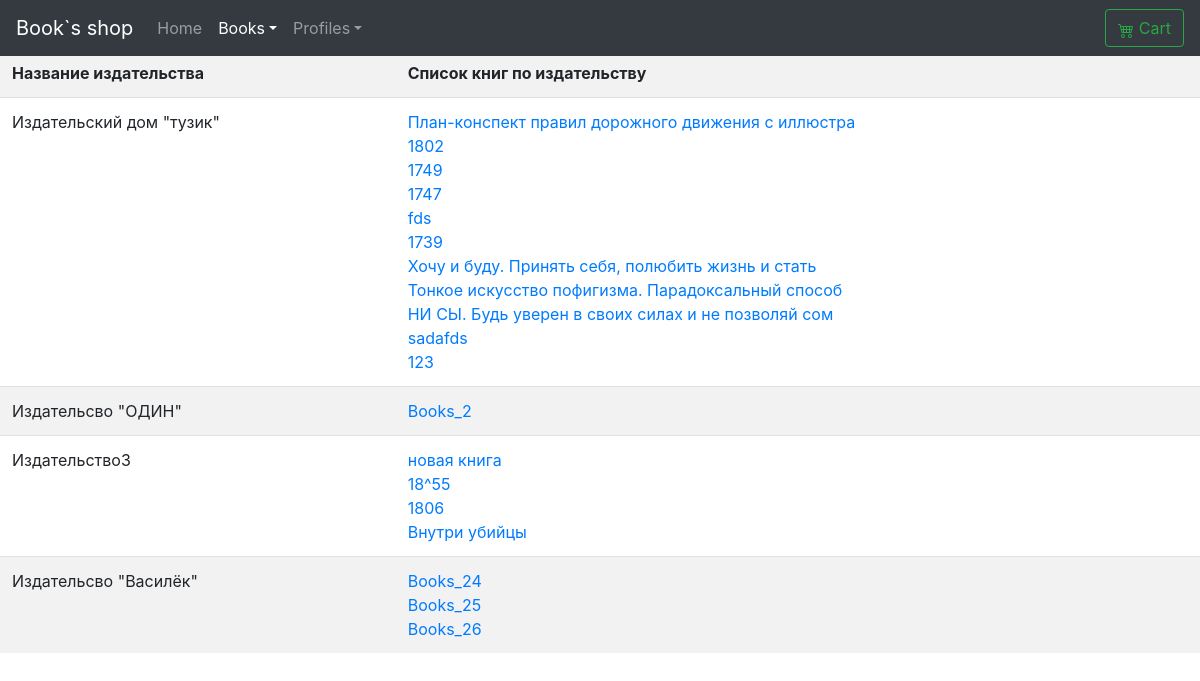
Page /books/publisher_list on the committed database.
### books/models.py (models this page shows, shortened)
class Publisher(models.Model):
    name = models.CharField(
        verbose_name ="Издатель",
        max_length=50
        )

class Books(models.Model):
    name=models.CharField(
        verbose_name="Имя книги",
        max_length=100
    )
    description = models.TextField(
        verbose_name='Описание книги',
        null=True,
        blank=True
    )
    picture=models.ImageField(
        verbose_name="Фото обложки",
        upload_to="books-pic",
        null=True,
        blank=True,
        default="books-pic/default.jpg"
    )
    price=models.DecimalField(
        verbose_name="Цена",
        max_digits=5,
        decimal_places=2,
        default=00.00
    )
    author=models.ManyToManyField(
        'Author',
        verbose_name="Автор",
        related_name="books_author"
    )
    series=models.ManyToManyField(
        'Series',
        verbose_name="Серия",
        related_name="series_books",
        null=True,
        blank=True,
    )
    genre=models.ManyToManyField(
        'Genre',
        verbose_name="Жанр",
        related_name="genre_books"
    )
    publishing_year=models.PositiveSmallIntegerField (
        verbose_name="Год издания",
        default=2020
    )
    count_page=models.IntegerField(
        verbose_name="Кол-во страниц",
        default=100
    )
    binging=models.ForeignKey(
        'Binging',
        verbose_name="Переплёт",
        on_delete=models.PROTECT,
        default=1
    )
    format_book=models.CharField(
        verbose_name="Формат",
        default="99x99",
        max_length=15
    )
    isbn=models.CharField(
        verbose_name="ISBN",
        default="999-1-88877-6",
        max_length=15
    )
    weight=models.PositiveSmallIntegerField(
        verbose_name="Вес(гр.)",
        default="100"
    )
    age_limit=models.CharField(
        verbose_name="Ограничение по возрасту",
        default="6+",
        max_length=3
    )
    publisher=models.ManyToManyField(
        'Publisher',
        verbose_name="Издательство",
        related_name="publisher_books"
    )
    count_book=models.IntegerField(
        verbose_name="Ко-во книг в наличии",
        default=10
    )
    availability=models.BooleanField(
        verbose_name="Наличие книги",
        default=True
    )
    rating=models.FloatField(
        verbose_name="Рейтинг",
        validators=[MinValueValidator(0), MaxValueValidator(10)],
        default=9
    )
    create=models.DateField(
        verbose_name="Дата внесения в каталог",
        auto_now=False,
        auto_now_add=True
    )
    update=models.DateField(
        verbose_name="Дата последнего изменения",
        auto_now=True,
        auto_now_add=False
    )
    user=models.ForeignKey(
        User,
        on_delete=models.PROTECT,
        default=2
    )
    def __str__(self):
        return f"{self.name}"

### books/views.py (the view)
# urls.py: path('publisher_list', views.PublisherList.as_view(),name='publisher_list'),
class PublisherList(ListView):
    model=Publisher
    template_name='publisher/p_list.html'

### books/templates/publisher/p_list.html (shortened to what this page needs)
{% extends "base.html" %}
{% load crispy_forms_tags %}
{%load my_tags %}
        {% block books_active %}
          <a class="nav-link dropdown-toggle active" href="{% url 'CRUDL_books:list' %}" id="dropdown01" data-toggle="dropdown" aria-haspopup="true" aria-expanded="true">Books</a>
          {% endblock books_active %}
    {% block main %}
        <table class="table table-striped" width="100%" >
                <tr>
                    <th>Название издательства</th><th>Список книг по издательству</th>
                </tr>
            {% for genre in object_list %}
                <tr>
                    <td>{{genre.name}}</td>
                    <td>
                    {% for books in genre.publisher_books.all %}
                        <a href="{% url 'CRUDL_books:detail' books.pk %}">{{books}}</a> <br>
                    {%endfor%}
                    </td>
                </tr>
        {% endfor %}
        </table>
{% endblock main %}

### test_hello_word/static/css/carousel.css (style rules this page uses)
body { padding-top: 3rem; padding-bottom: 3rem; color: #5a5a5a; }

### rows in the picture
Publisher: name "Издательский дом \"тузик\""
Books: name "План-конспект правил дорожного движения с иллюстра"
Books: name "1802"
Books: name "1749"
Books: name "1747"
Books: name "fds"
Books: name "1739"
Books: name "Хочу и буду. Принять себя, полюбить жизнь и стать"
Books: name "Тонкое искусство пофигизма. Парадоксальный способ"
Books: name "НИ СЫ. Будь уверен в своих силах и не позволяй сом"
Books: name "sadafds"
Books: name "123"
Publisher: name "Издательсво \"ОДИН\""
Books: name "Books_2"
Publisher: name "Издательство3"
Books: name "новая книга"
Books: name "18^55"
Books: name "1806"
Books: name "Внутри убийцы"
Publisher: name "Издательсво \"Василёк\""
Books: name "Books_24"
Books: name "Books_25"
Books: name "Books_26"
